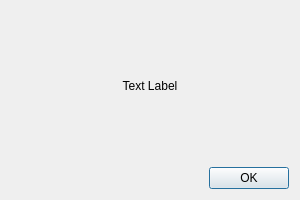
<?xml version="1.0" encoding="UTF-8"?>
<ui version="4.0">
 <class>aboutdialog</class>
 <widget class="QDialog" name="aboutdialog">
  <property name="geometry">
   <rect>
    <x>0</x>
    <y>0</y>
    <width>300</width>
    <height>200</height>
   </rect>
  </property>
  <property name="windowTitle">
   <string>About</string>
  </property>
  <layout class="QVBoxLayout" name="verticalLayout">
   <item>
    <widget class="QLabel" name="label">
     <property name="alignment">
      <set>Qt::AlignCenter</set>
     </property>
     <property name="text">
      <string>Text Label</string>
     </property>
    </widget>
   </item>
   <item>
    <widget class="QDialogButtonBox" name="buttonBox">
     <property name="orientation">
      <enum>Qt::Horizontal</enum>
     </property>
     <property name="standardButtons">
      <set>QDialogButtonBox::Ok</set>
     </property>
    </widget>
   </item>
  </layout>
 </widget>
 <resources/>
 <connections>
  <connection>
   <sender>buttonBox</sender>
   <signal>accepted()</signal>
   <receiver>aboutdialog</receiver>
   <slot>accept()</slot>
  </connection>
 </connections>
</ui>
